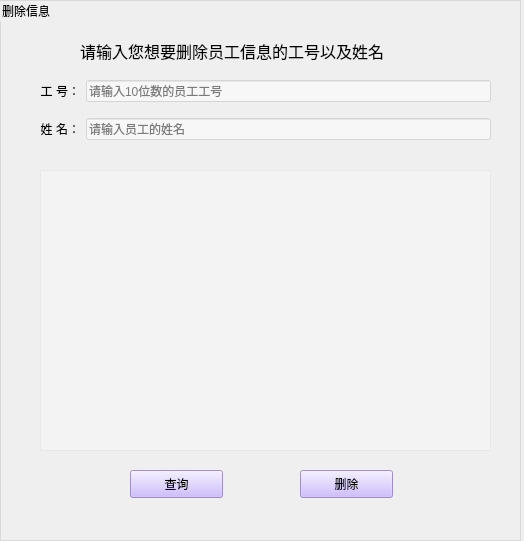
<?xml version="1.0" encoding="UTF-8"?>
<ui version="4.0">
 <class>Form</class>
 <widget class="QWidget" name="Form">
  <property name="geometry">
   <rect>
    <x>0</x>
    <y>0</y>
    <width>524</width>
    <height>541</height>
   </rect>
  </property>
  <property name="minimumSize">
   <size>
    <width>524</width>
    <height>541</height>
   </size>
  </property>
  <property name="maximumSize">
   <size>
    <width>524</width>
    <height>541</height>
   </size>
  </property>
  <property name="windowTitle">
   <string>Form</string>
  </property>
  <property name="styleSheet">
   <string notr="true"/>
  </property>
  <widget class="QGroupBox" name="groupBox">
   <property name="geometry">
    <rect>
     <x>0</x>
     <y>0</y>
     <width>521</width>
     <height>541</height>
    </rect>
   </property>
   <property name="styleSheet">
    <string notr="true">QGroupBox {
border:1px solid rgb(217, 217, 217);
}</string>
   </property>
   <property name="title">
    <string>删除信息</string>
   </property>
   <widget class="QLabel" name="label">
    <property name="geometry">
     <rect>
      <x>80</x>
      <y>30</y>
      <width>381</width>
      <height>41</height>
     </rect>
    </property>
    <property name="font">
     <font>
      <family>华文行楷</family>
      <pointsize>12</pointsize>
     </font>
    </property>
    <property name="text">
     <string>请输入您想要删除员工信息的工号以及姓名</string>
    </property>
   </widget>
   <widget class="QPushButton" name="btn_check">
    <property name="geometry">
     <rect>
      <x>130</x>
      <y>470</y>
      <width>93</width>
      <height>28</height>
     </rect>
    </property>
    <property name="styleSheet">
     <string notr="true">background-color: rgb(194, 170, 255,200);
</string>
    </property>
    <property name="text">
     <string>查询</string>
    </property>
   </widget>
   <widget class="QPushButton" name="btn_delete">
    <property name="geometry">
     <rect>
      <x>300</x>
      <y>470</y>
      <width>93</width>
      <height>28</height>
     </rect>
    </property>
    <property name="styleSheet">
     <string notr="true">background-color: rgb(194, 170, 255,200);
</string>
    </property>
    <property name="text">
     <string>删除</string>
    </property>
   </widget>
   <widget class="QWidget" name="layoutWidget">
    <property name="geometry">
     <rect>
      <x>40</x>
      <y>70</y>
      <width>451</width>
      <height>81</height>
     </rect>
    </property>
    <layout class="QGridLayout" name="gridLayout">
     <item row="0" column="0">
      <widget class="QLabel" name="label_2">
       <property name="text">
        <string>&lt;html&gt;&lt;head/&gt;&lt;body&gt;&lt;p align=&quot;right&quot;&gt;工 号：&lt;/p&gt;&lt;/body&gt;&lt;/html&gt;</string>
       </property>
       <property name="buddy">
        <cstring>lineEdit_id</cstring>
       </property>
      </widget>
     </item>
     <item row="0" column="1">
      <widget class="QLineEdit" name="lineEdit_id">
       <property name="styleSheet">
        <string notr="true">background-color: rgb(255, 255, 255,120);</string>
       </property>
       <property name="placeholderText">
        <string>请输入10位数的员工工号</string>
       </property>
      </widget>
     </item>
     <item row="1" column="0">
      <widget class="QLabel" name="label_3">
       <property name="text">
        <string>&lt;html&gt;&lt;head/&gt;&lt;body&gt;&lt;p align=&quot;right&quot;&gt;姓 名：&lt;/p&gt;&lt;/body&gt;&lt;/html&gt;</string>
       </property>
       <property name="buddy">
        <cstring>lineEdit_name</cstring>
       </property>
      </widget>
     </item>
     <item row="1" column="1">
      <widget class="QLineEdit" name="lineEdit_name">
       <property name="styleSheet">
        <string notr="true">background-color: rgb(255, 255, 255,120);</string>
       </property>
       <property name="placeholderText">
        <string>请输入员工的姓名</string>
       </property>
      </widget>
     </item>
    </layout>
   </widget>
   <widget class="QTableWidget" name="tableWidget">
    <property name="geometry">
     <rect>
      <x>40</x>
      <y>170</y>
      <width>451</width>
      <height>281</height>
     </rect>
    </property>
    <property name="styleSheet">
     <string notr="true">background-color: rgb(255, 255, 255,60);</string>
    </property>
   </widget>
  </widget>
 </widget>
 <tabstops>
  <tabstop>lineEdit_id</tabstop>
  <tabstop>lineEdit_name</tabstop>
  <tabstop>tableWidget</tabstop>
  <tabstop>btn_check</tabstop>
  <tabstop>btn_delete</tabstop>
 </tabstops>
 <resources/>
 <connections/>
</ui>
